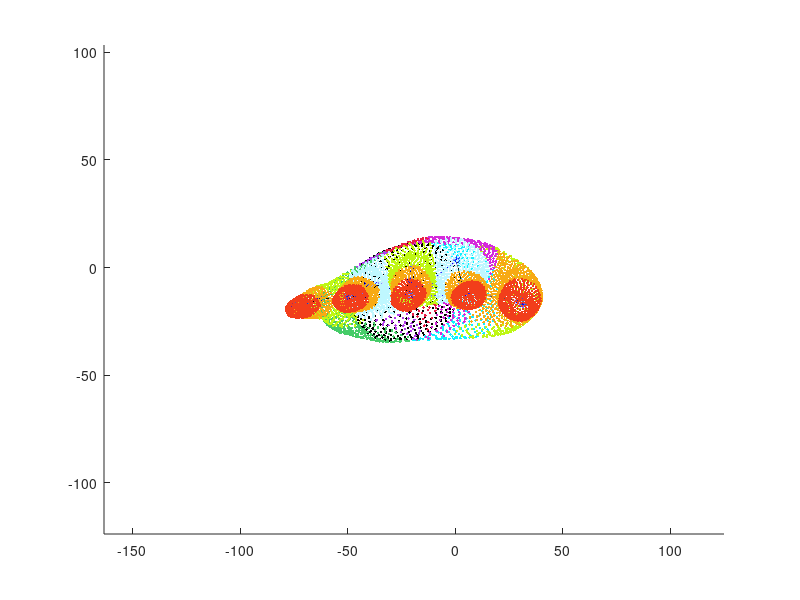
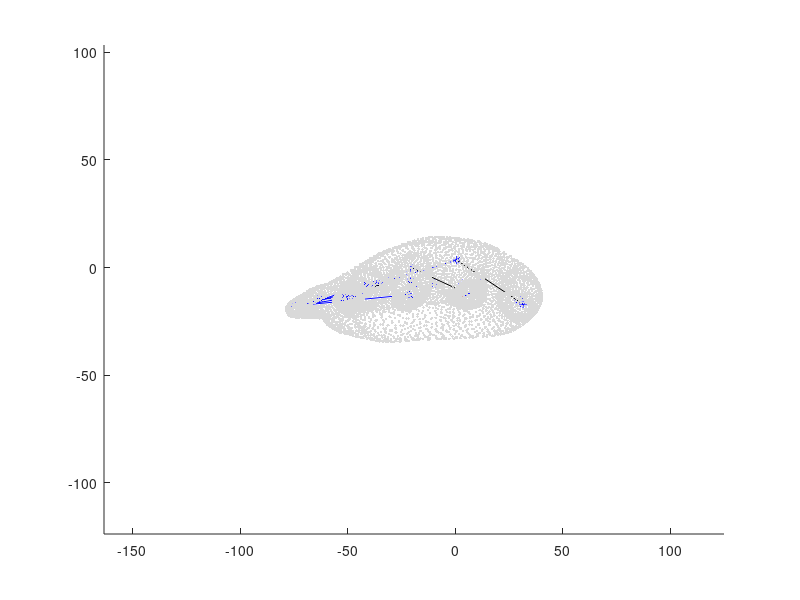

MATLAB code to generate these figures, in order: (Note: this script raises an error after producing the figures.)
clc; clear all;
addpath functions;
addpath(genpath('external'));
load('sg_mesh.mat');
centers = sg_mesh.centers; v_segment = sg_mesh.assignment; V = sg_mesh.vertices; F = sg_mesh.faces;
S = sg_mesh.bonestructure;

Sg1 = sg_mesh.segment.Sg1;Sg2 = sg_mesh.segment.Sg2;Sg3 = sg_mesh.segment.Sg3;Sg4 = sg_mesh.segment.Sg4;Sg5 = sg_mesh.segment.Sg5;Sg6 = sg_mesh.segment.Sg6;Sg7 = sg_mesh.segment.Sg7;Sg8 = sg_mesh.segment.Sg8;
Sg9 = sg_mesh.segment.Sg9;Sg10 = sg_mesh.segment.Sg10;Sg11 = sg_mesh.segment.Sg11;Sg12 = sg_mesh.segment.Sg12;Sg13 = sg_mesh.segment.Sg13;Sg14 = sg_mesh.segment.Sg14;Sg15 = sg_mesh.segment.Sg15;
Sg16 = sg_mesh.segment.Sg16; Sg17 = sg_mesh.segment.Sg17; Sg18 = sg_mesh.segment.Sg18; Sg19 = sg_mesh.segment.Sg19; Sg20 = sg_mesh.segment.Sg20; Sg21 = sg_mesh.segment.Sg21;

%% Visualization mesh
A = centers;
figure()
hold on
axis equal
scatter3(Sg1(:,1),Sg1(:,2),Sg1(:,3),'.', 'MarkerEdgeColor',[16/255, 241/255, 255/255])
scatter3(Sg2(:,1),Sg2(:,2),Sg2(:,3),'.', 'MarkerEdgeColor',[213/255, 42/255, 219/255])
scatter3(Sg3(:,1),Sg3(:,2),Sg3(:,3),'.', 'MarkerEdgeColor',[233/255, 30/255, 68/255])
scatter3(Sg4(:,1),Sg4(:,2),Sg4(:,3),'.', 'MarkerEdgeColor',[179/255, 59/255, 235/255])
scatter3(Sg5(:,1),Sg5(:,2),Sg5(:,3),'.', 'MarkerEdgeColor',[69/255, 204/255, 104/255])
scatter3(Sg6(:,1),Sg6(:,2),Sg6(:,3),'.', 'MarkerEdgeColor',[191/255, 247/255, 20/255])
scatter3(Sg7(:,1),Sg7(:,2),Sg7(:,3),'.', 'MarkerEdgeColor',[247/255, 170/255, 20/255])
scatter3(Sg8(:,1),Sg8(:,2),Sg8(:,3),'.', 'MarkerEdgeColor',[242/255, 62/255, 27/255])
scatter3(Sg9(:,1),Sg9(:,2),Sg9(:,3),'.', 'MarkerEdgeColor',[191/255, 247/255, 255/255])
scatter3(Sg10(:,1),Sg10(:,2),Sg10(:,3),'.', 'MarkerEdgeColor',[247/255, 170/255, 20/255])
scatter3(Sg11(:,1),Sg11(:,2),Sg11(:,3),'.', 'MarkerEdgeColor',[242/255, 62/255, 27/255])
scatter3(Sg12(:,1),Sg12(:,2),Sg12(:,3),'.', 'MarkerEdgeColor',[191/255, 247/255, 20/255])
scatter3(Sg13(:,1),Sg13(:,2),Sg13(:,3),'.', 'MarkerEdgeColor',[247/255, 170/255, 20/255])
scatter3(Sg14(:,1),Sg14(:,2),Sg14(:,3),'.', 'MarkerEdgeColor',[242/255, 62/255, 27/255])
scatter3(Sg15(:,1),Sg15(:,2),Sg15(:,3),'.', 'MarkerEdgeColor',[191/255, 247/255, 255/255])
scatter3(Sg16(:,1),Sg16(:,2),Sg16(:,3),'.', 'MarkerEdgeColor',[247/255, 170/255, 20/255])
scatter3(Sg17(:,1),Sg17(:,2),Sg17(:,3),'.', 'MarkerEdgeColor',[242/255, 62/255, 27/255])
scatter3(Sg18(:,1),Sg18(:,2),Sg18(:,3),'.', 'MarkerEdgeColor',[191/255, 247/255, 20/255])
scatter3(Sg19(:,1),Sg19(:,2),Sg19(:,3),'.', 'MarkerEdgeColor',[247/255, 170/255, 20/255])
scatter3(Sg20(:,1),Sg20(:,2),Sg20(:,3),'.', 'MarkerEdgeColor',[242/255, 62/255, 27/255])
scatter3(Sg21(:,1),Sg21(:,2),Sg21(:,3),'.', 'MarkerEdgeColor',[0, 0, 0])
plot3(A(:,1),A(:,2),A(:,3),'b*')
plot3(A(1:4,1), A(1:4,2), A(1:4,3),'k-')
plot3(A(5:8,1), A(5:8,2), A(5:8,3),'k-')
plot3(A(9:12,1), A(9:12,2), A(9:12,3),'k-')
plot3(A(13:16,1), A(13:16,2), A(13:16,3),'k-')
plot3(A(17:20,1), A(17:20,2), A(17:20,3),'k-')
plot3(A([4 22],1),A([4 22],2),A([4 22],3),'b-')
plot3(A([8 22],1),A([8 22],2),A([8 22],3),'b-')
plot3(A([12 22],1),A([12 22],2),A([12 22],3),'b-')
plot3(A([16 22],1),A([16 22],2),A([16 22],3),'b-')
plot3(A([20 22],1),A([20 22],2),A([20 22],3),'b-')
plot3(A([22 27],1),A([22 27],2),A([22 27],3),'k-')
%scatter3(V(:,1),V(:,2),V(:,3),'.', 'MarkerEdgeColor',[217/255, 217/255, 217/255])
hold off

%% vertex id finder % drawer

pick = [4.0035 -14.7856 42.0156]

t = zeros(size(V,1),2); 
for i = 1:size(V,1)
    t(i,1) = i;
    t(i,2) = norm(V(i,1:3)-pick);
end 
mindist_pt = min(t(:,2));
[vertexIdx ,col] = find(t(:,2) == mindist_pt);
main_segment = v_segment(vertexIdx);
fprintf('VertexIdx = %.0f, Current segment = %.0f\n',vertexIdx, main_segment)

if main_segment == 1
    SgV = Sg1;
    jna = centers(22,:); 
elseif main_segment == 2
    SgV = Sg2;
elseif main_segment == 3
    SgV = Sg3;
elseif main_segment == 4
    SgV = Sg4;
elseif main_segment == 5
    SgV = Sg5;
elseif main_segment == 6
    SgV = Sg6;
elseif main_segment == 7
    SgV = Sg7;
elseif main_segment == 8
    SgV = Sg8;
elseif main_segment == 9
    SgV = Sg9;
elseif main_segment == 10
    SgV = Sg10;
elseif main_segment == 11
    SgV = Sg11;
elseif main_segment == 12
    SgV = Sg12;
elseif main_segment == 13
    SgV = Sg13;
elseif main_segment == 14
    SgV = Sg14;
elseif main_segment == 15
    SgV = Sg15;   
elseif main_segment == 16
    SgV = Sg16;
elseif main_segment == 17
    SgV = Sg17;
elseif main_segment == 18
    SgV = Sg18;
else
    SgV = [];
end

figure() % point cloud 3D plotting
hold on
axis equal
plot3(A(:,1),A(:,2),A(:,3),'b*') % CoR plotting
% Link between CoRs
plot3(A(1:2,1), A(1:2,2), A(1:2,3),'k-')
plot3(A(2:5,1), A(2:5,2), A(2:5,3),'b-')
plot3(A(6:8,1), A(6:8,2), A(6:8,3),'k-')
plot3(A(9:11,1), A(9:11,2), A(9:11,3),'k-')
plot3(A(12:14,1), A(12:14,2), A(12:14,3),'k-')
plot3(A(16:18,1), A(16:18,2), A(16:18,3),'k-')
plot3(A([2 6],1),A([2 6],2),A([2 6],3),'b-')
plot3(A([2 9],1),A([2 9],2),A([2 9],3),'b-')
plot3(A([2 12],1),A([2 12],2),A([2 12],3),'b-')
plot3(A([2 16],1),A([2 16],2),A([2 16],3),'b-')
scatter3(V(:,1),V(:,2),V(:,3),'.', 'MarkerEdgeColor',[217/255, 217/255, 217/255])
scatter3(V(vertexIdx,1),V(vertexIdx,2),V(vertexIdx,3), 'o', 'MarkerEdgeColor',[255/255, 0/255, 0/255])
scatter3(A(wc_t(:,1),1),A(wc_t(:,1),2),A(wc_t(:,1),3), 'o', 'MarkerEdgeColor',[255/255, 0/255, 0/255])
scatter3(SgV(:,1),SgV(:,2),SgV(:,3),'.', 'MarkerEdgeColor',[242/255, 62/255, 27/255])
hold off

%%
% function, initial parameter setting
a = 1.3;
c = 0.25;
fx = a*exp(-((x-0.5)^2)/(2*c^2));

W = zeros(size(V,1),21);

vertexIdx = 1;

% main influence joint = jna of assigned segment